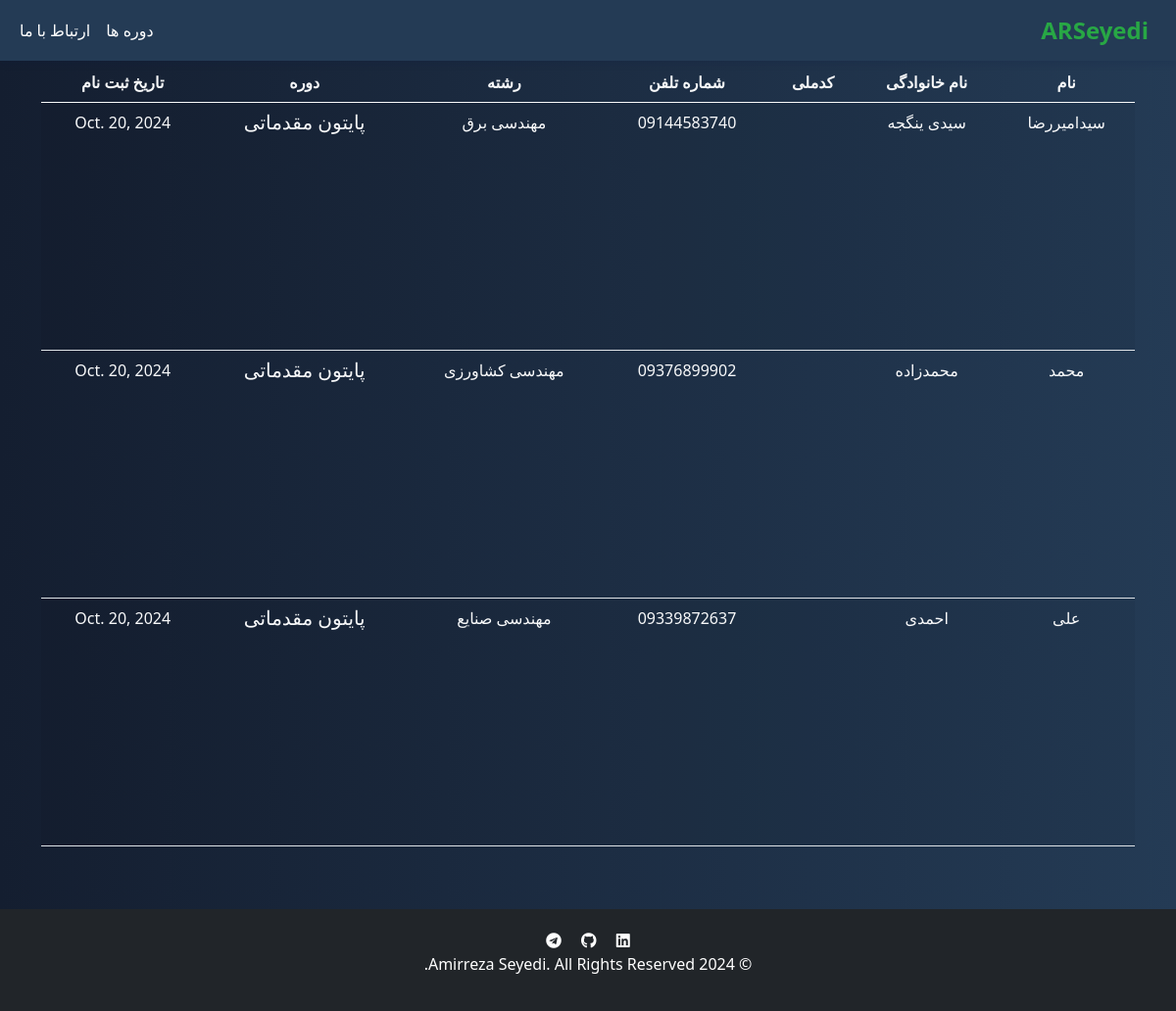
The page /university/students/ on the database its author committed.
### university/models.py (models this page shows, shortened)
class Enroll(models.Model):
    course = models.CharField(max_length=255, null=False)
    firstname = models.CharField(max_length=60, null=False)
    lastname = models.CharField(max_length=60, null=False)
    student_number = models.CharField(max_length=10, null=False)
    phone = models.CharField(max_length=14, null=False)
    major = models.CharField(max_length=255, null=True)
    enrolled_at = models.DateField(auto_now_add=True)

### university/views.py (the view)
# urls.py: path("students/", views.students, name="students"),
def students(request):
    course_students = Enroll.objects.all()
    return render(request, "students.html", {"students": course_students})

### university/templates/students.html (shortened to what this page needs)
{% extends 'base.html' %}
{% block content %}
<html lang="en" dir="rtl">
    <nav class="navbar navbar-expand-lg navbar-dark fixed-top">
        <div class="container-fluid">
            <a class="navbar-brand" href="{% url 'index' %}">ARSeyedi</a>
            <div class="collapse navbar-collapse justify-content-end" id="navbarNav">
                <ul class="navbar-nav">
                    <li class="nav-item">
                        <a class="nav-link" href="{% url 'courses' %}">دوره ها</a>
                    </li>
                    <li class="nav-item">
                        <a class="nav-link" href="{% url 'index' %}">ارتباط با ما</a>
                    </li>
                </ul>
            </div>
        </div>
    </nav>
    <table class="table table-striped mt-3 vh-100">
        <thead>
            <tr class=" text-light">
              <th scope="col">نام</th>
              <th scope="col">نام خانوادگی</th>
              <th scope="col">کدملی</th>
              <th scope="col">شماره تلفن</th>
              <th scope="col">رشته</th>
              <th scope="col">دوره</th>
              <th scope="col">تاریخ ثبت نام</th>
            </tr>
          </thead>
          <tbody>
            {% for student in students %}
            <tr class="text-light">
                <td>{{ student.firstname }}</td>
                <td>{{ student.lastname }}</td>
                <td class="h5">{{ student.idcode }}</td>
                <td>{{ student.phone }}</td>
                <td>{{ student.major }}</td>
                <td class="h5">{{ student.course }}</td>
                <td>{{ student.enrolled_at }}</td>
            </tr>
            {% endfor %}
          </tbody>
    </table>
{% endblock %}

### static/css/styles.css (style rules this page uses)
.navbar { background-color: #243b55; }
.navbar-brand { font-size: 1.5rem; font-weight: bold; color: #28a745 !important; }
.navbar-nav .nav-link { color: white !important; }
.navbar.fixed-top { box-shadow: 0 4px 6px rgba(0, 22, 68, 0.1); }

### rows shown on the page
Enroll: firstname "سیدامیررضا", lastname "سیدی ینگجه", phone "09144583740", major "مهندسی برق", course "پایتون مقدماتی", enrolled_at "Oct. 20, 2024"
Enroll: firstname "محمد", lastname "محمدزاده", phone "09376899902", major "مهندسی کشاورزی", course "پایتون مقدماتی", enrolled_at "Oct. 20, 2024"
Enroll: firstname "علی", lastname "احمدی", phone "09339872637", major "مهندسی صنایع", course "پایتون مقدماتی", enrolled_at "Oct. 20, 2024"
